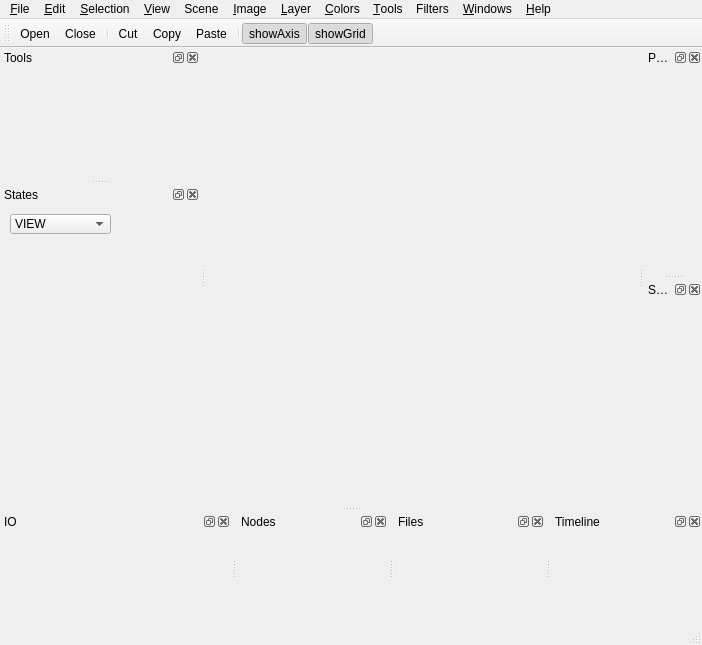
<?xml version="1.0" encoding="UTF-8"?>
<ui version="4.0">
 <class>SkeletonViewClass</class>
 <widget class="QMainWindow" name="SkeletonViewerClass">
  <property name="geometry">
   <rect>
    <x>0</x>
    <y>0</y>
    <width>702</width>
    <height>645</height>
   </rect>
  </property>
  <property name="windowTitle">
   <string>TexturePainter</string>
  </property>
  <widget class="MeshViewer" name="centralWidget"/>
  <widget class="QMenuBar" name="menuBar">
   <property name="geometry">
    <rect>
     <x>0</x>
     <y>0</y>
     <width>702</width>
     <height>21</height>
    </rect>
   </property>
   <widget class="QMenu" name="menuFile">
    <property name="title">
     <string>&amp;File</string>
    </property>
    <addaction name="actionNew"/>
    <addaction name="action_Open"/>
    <addaction name="action_Close"/>
    <addaction name="separator"/>
    <addaction name="actionSave"/>
    <addaction name="actionSave_as_Copy"/>
    <addaction name="actionImport"/>
    <addaction name="actionExport"/>
   </widget>
   <widget class="QMenu" name="menuEdit">
    <property name="title">
     <string>&amp;Edit</string>
    </property>
    <addaction name="actionCut"/>
    <addaction name="actionCopy"/>
    <addaction name="actionPaste"/>
    <addaction name="actionDelete"/>
    <addaction name="actionUndo"/>
    <addaction name="actionRedo"/>
   </widget>
   <widget class="QMenu" name="menuSelection">
    <property name="title">
     <string>&amp;Selection</string>
    </property>
   </widget>
   <widget class="QMenu" name="menuView">
    <property name="title">
     <string>&amp;View</string>
    </property>
    <addaction name="actionShowAxis"/>
    <addaction name="actionShowGrid"/>
    <addaction name="separator"/>
    <addaction name="actionTop"/>
    <addaction name="actionFront"/>
    <addaction name="actionLeft"/>
    <addaction name="actionRight"/>
   </widget>
   <widget class="QMenu" name="menuImage">
    <property name="title">
     <string>&amp;Image</string>
    </property>
   </widget>
   <widget class="QMenu" name="menuLayer">
    <property name="title">
     <string>&amp;Layer</string>
    </property>
   </widget>
   <widget class="QMenu" name="menuColors">
    <property name="title">
     <string>&amp;Colors</string>
    </property>
   </widget>
   <widget class="QMenu" name="menuTools">
    <property name="title">
     <string>&amp;Tools</string>
    </property>
   </widget>
   <widget class="QMenu" name="menuFilters">
    <property name="title">
     <string>Filters</string>
    </property>
   </widget>
   <widget class="QMenu" name="menuWindows">
    <property name="title">
     <string>&amp;Windows</string>
    </property>
    <addaction name="actionTools"/>
    <addaction name="actionParameters"/>
    <addaction name="actionStates"/>
    <addaction name="actionIOs"/>
    <addaction name="actionFiles"/>
    <addaction name="actionSceneTree"/>
    <addaction name="actionNodes"/>
    <addaction name="actionTimeLine"/>
   </widget>
   <widget class="QMenu" name="menuHelp">
    <property name="title">
     <string>&amp;Help</string>
    </property>
   </widget>
   <widget class="QMenu" name="menuScene">
    <property name="title">
     <string>Scene</string>
    </property>
    <widget class="QMenu" name="menuAddPrimitive">
     <property name="title">
      <string>addPrimitive</string>
     </property>
     <addaction name="actionTriangle"/>
     <addaction name="actionPlane"/>
    </widget>
    <addaction name="menuAddPrimitive"/>
    <addaction name="actionAddMesh"/>
   </widget>
   <addaction name="menuFile"/>
   <addaction name="menuEdit"/>
   <addaction name="menuSelection"/>
   <addaction name="menuView"/>
   <addaction name="menuScene"/>
   <addaction name="menuImage"/>
   <addaction name="menuLayer"/>
   <addaction name="menuColors"/>
   <addaction name="menuTools"/>
   <addaction name="menuFilters"/>
   <addaction name="menuWindows"/>
   <addaction name="menuHelp"/>
  </widget>
  <widget class="QToolBar" name="mainToolBar">
   <attribute name="toolBarArea">
    <enum>TopToolBarArea</enum>
   </attribute>
   <attribute name="toolBarBreak">
    <bool>false</bool>
   </attribute>
   <addaction name="action_Open"/>
   <addaction name="action_Close"/>
   <addaction name="separator"/>
   <addaction name="actionCut"/>
   <addaction name="actionCopy"/>
   <addaction name="actionPaste"/>
   <addaction name="separator"/>
   <addaction name="actionShowAxis"/>
   <addaction name="actionShowGrid"/>
  </widget>
  <widget class="QStatusBar" name="statusBar"/>
  <widget class="QDockWidget" name="toolsDockWidget">
   <property name="minimumSize">
    <size>
     <width>80</width>
     <height>40</height>
    </size>
   </property>
   <property name="windowTitle">
    <string>Tools</string>
   </property>
   <attribute name="dockWidgetArea">
    <number>1</number>
   </attribute>
   <widget class="QWidget" name="dockWidgetContents_4">
    <layout class="QHBoxLayout" name="horizontalLayout_3">
     <item>
      <widget class="QTToolsWidget" name="toolsWidget" native="true"/>
     </item>
    </layout>
   </widget>
  </widget>
  <widget class="QDockWidget" name="stateDockWidget">
   <property name="minimumSize">
    <size>
     <width>200</width>
     <height>100</height>
    </size>
   </property>
   <property name="windowTitle">
    <string>States</string>
   </property>
   <attribute name="dockWidgetArea">
    <number>1</number>
   </attribute>
   <widget class="QWidget" name="dockWidgetContents">
    <widget class="QComboBox" name="comboBox">
     <property name="geometry">
      <rect>
       <x>10</x>
       <y>10</y>
       <width>101</width>
       <height>20</height>
      </rect>
     </property>
     <item>
      <property name="text">
       <string>VIEW</string>
      </property>
     </item>
     <item>
      <property name="text">
       <string>TEXTURE</string>
      </property>
     </item>
     <item>
      <property name="text">
       <string>GEOMETRY</string>
      </property>
     </item>
    </widget>
   </widget>
  </widget>
  <widget class="QDockWidget" name="ioDockWidget">
   <property name="minimumSize">
    <size>
     <width>89</width>
     <height>111</height>
    </size>
   </property>
   <property name="windowTitle">
    <string>IO</string>
   </property>
   <attribute name="dockWidgetArea">
    <number>8</number>
   </attribute>
   <widget class="QWidget" name="dockWidgetContents_2">
    <layout class="QGridLayout" name="gridLayout_2">
     <item row="0" column="0">
      <widget class="QTIOWidget" name="ioview" native="true"/>
     </item>
    </layout>
   </widget>
  </widget>
  <widget class="QDockWidget" name="nodesDockWidget">
   <property name="windowTitle">
    <string>Nodes</string>
   </property>
   <attribute name="dockWidgetArea">
    <number>8</number>
   </attribute>
   <widget class="QWidget" name="dockWidgetContents_7">
    <layout class="QGridLayout" name="gridLayout_4">
     <item row="0" column="0">
      <widget class="QWidget" name="widget_2" native="true"/>
     </item>
    </layout>
   </widget>
  </widget>
  <widget class="QDockWidget" name="parametersDockWidget">
   <property name="windowTitle">
    <string>Parameters</string>
   </property>
   <attribute name="dockWidgetArea">
    <number>2</number>
   </attribute>
   <widget class="QWidget" name="dockWidgetContents_3">
    <layout class="QGridLayout" name="gridLayout">
     <item row="0" column="0">
      <widget class="QTEntityParametersWidget" name="parametersView" native="true"/>
     </item>
    </layout>
   </widget>
  </widget>
  <widget class="QDockWidget" name="sceneTreeDockWidget">
   <property name="windowTitle">
    <string>SceneTree</string>
   </property>
   <attribute name="dockWidgetArea">
    <number>2</number>
   </attribute>
   <widget class="QWidget" name="dockWidgetContents_6">
    <layout class="QHBoxLayout" name="horizontalLayout_5">
     <item>
      <widget class="QTSceneTreeWidget" name="sceneTreeView" native="true"/>
     </item>
    </layout>
   </widget>
  </widget>
  <widget class="QDockWidget" name="fileSystemDockWidget">
   <property name="features">
    <set>QDockWidget::AllDockWidgetFeatures</set>
   </property>
   <property name="windowTitle">
    <string>Files</string>
   </property>
   <attribute name="dockWidgetArea">
    <number>8</number>
   </attribute>
   <widget class="QWidget" name="dockWidgetContents_5">
    <layout class="QGridLayout" name="gridLayout_3">
     <item row="0" column="0">
      <widget class="QTFileWidget" name="fileView" native="true"/>
     </item>
    </layout>
   </widget>
  </widget>
  <widget class="QDockWidget" name="timelineDockWidget">
   <property name="windowTitle">
    <string>Timeline</string>
   </property>
   <attribute name="dockWidgetArea">
    <number>8</number>
   </attribute>
   <widget class="QWidget" name="dockWidgetContents_8">
    <layout class="QGridLayout" name="gridLayout_5">
     <item row="0" column="0">
      <widget class="QTTimeLineWidget" name="timelineView" native="true"/>
     </item>
    </layout>
   </widget>
  </widget>
  <action name="action_Open">
   <property name="icon">
    <iconset resource="SkeletonViewer.qrc">
     <normaloff>:/Resources/open127.png</normaloff>:/Resources/open127.png</iconset>
   </property>
   <property name="text">
    <string>&amp;Open</string>
   </property>
  </action>
  <action name="action_Close">
   <property name="icon">
    <iconset resource="SkeletonViewer.qrc">
     <normaloff>:/Resources/door13.png</normaloff>:/Resources/door13.png</iconset>
   </property>
   <property name="text">
    <string>&amp;Close</string>
   </property>
  </action>
  <action name="actionImport">
   <property name="text">
    <string>Import</string>
   </property>
  </action>
  <action name="actionExport">
   <property name="text">
    <string>Export</string>
   </property>
  </action>
  <action name="actionCopy">
   <property name="icon">
    <iconset resource="SkeletonViewer.qrc">
     <normaloff>:/Resources/copy12.png</normaloff>:/Resources/copy12.png</iconset>
   </property>
   <property name="text">
    <string>Copy</string>
   </property>
  </action>
  <action name="actionPaste">
   <property name="icon">
    <iconset resource="SkeletonViewer.qrc">
     <normaloff>:/Resources/clipboard46.png</normaloff>:/Resources/clipboard46.png</iconset>
   </property>
   <property name="text">
    <string>Paste</string>
   </property>
  </action>
  <action name="actionDelete">
   <property name="icon">
    <iconset resource="SkeletonViewer.qrc">
     <normaloff>:/Resources/garbage4.png</normaloff>:/Resources/garbage4.png</iconset>
   </property>
   <property name="text">
    <string>Delete</string>
   </property>
  </action>
  <action name="actionUndo">
   <property name="icon">
    <iconset resource="SkeletonViewer.qrc">
     <normaloff>:/Resources/undo.png</normaloff>:/Resources/undo.png</iconset>
   </property>
   <property name="text">
    <string>Undo</string>
   </property>
  </action>
  <action name="actionRedo">
   <property name="icon">
    <iconset resource="SkeletonViewer.qrc">
     <normaloff>:/Resources/redo.png</normaloff>:/Resources/redo.png</iconset>
   </property>
   <property name="text">
    <string>Redo</string>
   </property>
  </action>
  <action name="actionNew">
   <property name="icon">
    <iconset resource="SkeletonViewer.qrc">
     <normaloff>:/Resources/document79.png</normaloff>:/Resources/document79.png</iconset>
   </property>
   <property name="text">
    <string>&amp;New</string>
   </property>
  </action>
  <action name="actionCut">
   <property name="icon">
    <iconset resource="SkeletonViewer.qrc">
     <normaloff>:/Resources/cut.png</normaloff>:/Resources/cut.png</iconset>
   </property>
   <property name="text">
    <string>Cut</string>
   </property>
  </action>
  <action name="actionShowAxis">
   <property name="checkable">
    <bool>true</bool>
   </property>
   <property name="checked">
    <bool>true</bool>
   </property>
   <property name="icon">
    <iconset resource="SkeletonViewer.qrc">
     <normaloff>:/Resources/axis.png</normaloff>:/Resources/axis.png</iconset>
   </property>
   <property name="text">
    <string>showAxis</string>
   </property>
  </action>
  <action name="actionShowGrid">
   <property name="checkable">
    <bool>true</bool>
   </property>
   <property name="checked">
    <bool>true</bool>
   </property>
   <property name="icon">
    <iconset resource="SkeletonViewer.qrc">
     <normaloff>:/Resources/grid.png</normaloff>:/Resources/grid.png</iconset>
   </property>
   <property name="text">
    <string>showGrid</string>
   </property>
  </action>
  <action name="actionSave">
   <property name="icon">
    <iconset resource="SkeletonViewer.qrc">
     <normaloff>:/Resources/floppy13.png</normaloff>:/Resources/floppy13.png</iconset>
   </property>
   <property name="text">
    <string>Save</string>
   </property>
  </action>
  <action name="actionSave_as_Copy">
   <property name="icon">
    <iconset resource="SkeletonViewer.qrc">
     <normaloff>:/Resources/floppy15.png</normaloff>:/Resources/floppy15.png</iconset>
   </property>
   <property name="text">
    <string>Save as Copy</string>
   </property>
  </action>
  <action name="actionTools">
   <property name="checkable">
    <bool>true</bool>
   </property>
   <property name="checked">
    <bool>true</bool>
   </property>
   <property name="text">
    <string>Tools</string>
   </property>
  </action>
  <action name="actionParameters">
   <property name="checkable">
    <bool>true</bool>
   </property>
   <property name="checked">
    <bool>true</bool>
   </property>
   <property name="text">
    <string>Parameters</string>
   </property>
  </action>
  <action name="actionStates">
   <property name="checkable">
    <bool>true</bool>
   </property>
   <property name="checked">
    <bool>true</bool>
   </property>
   <property name="text">
    <string>States</string>
   </property>
  </action>
  <action name="actionIOs">
   <property name="checkable">
    <bool>true</bool>
   </property>
   <property name="checked">
    <bool>true</bool>
   </property>
   <property name="text">
    <string>IO</string>
   </property>
  </action>
  <action name="actionFiles">
   <property name="checkable">
    <bool>true</bool>
   </property>
   <property name="checked">
    <bool>true</bool>
   </property>
   <property name="text">
    <string>Files</string>
   </property>
  </action>
  <action name="actionSceneTree">
   <property name="checkable">
    <bool>true</bool>
   </property>
   <property name="checked">
    <bool>true</bool>
   </property>
   <property name="text">
    <string>SceneTree</string>
   </property>
  </action>
  <action name="actionNodes">
   <property name="checkable">
    <bool>true</bool>
   </property>
   <property name="checked">
    <bool>true</bool>
   </property>
   <property name="text">
    <string>Nodes</string>
   </property>
  </action>
  <action name="actionAddMesh">
   <property name="text">
    <string>addMesh</string>
   </property>
  </action>
  <action name="actionTriangle">
   <property name="text">
    <string>Triangle</string>
   </property>
  </action>
  <action name="actionPlane">
   <property name="text">
    <string>Plane</string>
   </property>
  </action>
  <action name="actionTop">
   <property name="text">
    <string>Top</string>
   </property>
  </action>
  <action name="actionFront">
   <property name="text">
    <string>Front</string>
   </property>
  </action>
  <action name="actionLeft">
   <property name="text">
    <string>Left</string>
   </property>
  </action>
  <action name="actionRight">
   <property name="text">
    <string>Right</string>
   </property>
  </action>
  <action name="actionTimeLine">
   <property name="checkable">
    <bool>true</bool>
   </property>
   <property name="checked">
    <bool>true</bool>
   </property>
   <property name="text">
    <string>TimeLine</string>
   </property>
  </action>
  <zorder>parametersDockWidget</zorder>
  <zorder>sceneTreeDockWidget</zorder>
  <zorder>timelineDockWidget</zorder>
 </widget>
 <layoutdefault spacing="6" margin="11"/>
 <customwidgets>
  <customwidget>
   <class>MeshViewer</class>
   <extends>QWidget</extends>
   <header>meshviewer.h</header>
   <container>1</container>
   <slots>
    <signal>colorPicked()</signal>
    <slot>showGrid()</slot>
    <slot>showAxis()</slot>
    <slot>setViewerMode(QString)</slot>
    <slot>setTool(QAbstractButton*)</slot>
    <slot>setTopView()</slot>
    <slot>setFrontView()</slot>
    <slot>setLeftView()</slot>
    <slot>setRightView()</slot>
   </slots>
  </customwidget>
  <customwidget>
   <class>QTFileWidget</class>
   <extends>QWidget</extends>
   <header>QTUI/QTFileWidget.h</header>
   <container>1</container>
  </customwidget>
  <customwidget>
   <class>QTIOWidget</class>
   <extends>QWidget</extends>
   <header>QTUI/QTIOWidget.h</header>
   <container>1</container>
  </customwidget>
  <customwidget>
   <class>QTSceneTreeWidget</class>
   <extends>QWidget</extends>
   <header>QTUI/QTSceneTreeWidget.h</header>
   <container>1</container>
   <slots>
    <signal>entitySelected(int)</signal>
   </slots>
  </customwidget>
  <customwidget>
   <class>QTToolsWidget</class>
   <extends>QWidget</extends>
   <header>QTUI/QTToolsWidget.h</header>
   <container>1</container>
   <slots>
    <signal>toolsButtonClicked(QAbstractButton*)</signal>
   </slots>
  </customwidget>
  <customwidget>
   <class>QTEntityParametersWidget</class>
   <extends>QWidget</extends>
   <header>QTUI/QTEntityParametersWidget.h</header>
   <container>1</container>
   <slots>
    <slot>setEntity(int)</slot>
   </slots>
  </customwidget>
  <customwidget>
   <class>QTTimeLineWidget</class>
   <extends>QWidget</extends>
   <header>QTUI/QTTimeLineWidget.h</header>
   <container>1</container>
  </customwidget>
 </customwidgets>
 <resources>
  <include location="SkeletonViewer.qrc"/>
 </resources>
 <connections>
  <connection>
   <sender>action_Close</sender>
   <signal>triggered()</signal>
   <receiver>TexturePainterClass</receiver>
   <slot>close()</slot>
   <hints>
    <hint type="sourcelabel">
     <x>-1</x>
     <y>-1</y>
    </hint>
    <hint type="destinationlabel">
     <x>299</x>
     <y>199</y>
    </hint>
   </hints>
  </connection>
  <connection>
   <sender>actionShowAxis</sender>
   <signal>triggered()</signal>
   <receiver>centralWidget</receiver>
   <slot>showAxis()</slot>
   <hints>
    <hint type="sourcelabel">
     <x>-1</x>
     <y>-1</y>
    </hint>
    <hint type="destinationlabel">
     <x>299</x>
     <y>217</y>
    </hint>
   </hints>
  </connection>
  <connection>
   <sender>actionShowGrid</sender>
   <signal>triggered()</signal>
   <receiver>centralWidget</receiver>
   <slot>showGrid()</slot>
   <hints>
    <hint type="sourcelabel">
     <x>-1</x>
     <y>-1</y>
    </hint>
    <hint type="destinationlabel">
     <x>299</x>
     <y>217</y>
    </hint>
   </hints>
  </connection>
  <connection>
   <sender>centralWidget</sender>
   <signal>colorPicked()</signal>
   <receiver>TexturePainterClass</receiver>
   <slot>pipetteColorPicked()</slot>
   <hints>
    <hint type="sourcelabel">
     <x>521</x>
     <y>266</y>
    </hint>
    <hint type="destinationlabel">
     <x>521</x>
     <y>324</y>
    </hint>
   </hints>
  </connection>
  <connection>
   <sender>actionAddMesh</sender>
   <signal>triggered()</signal>
   <receiver>TexturePainterClass</receiver>
   <slot>addMesh()</slot>
   <hints>
    <hint type="sourcelabel">
     <x>-1</x>
     <y>-1</y>
    </hint>
    <hint type="destinationlabel">
     <x>521</x>
     <y>324</y>
    </hint>
   </hints>
  </connection>
  <connection>
   <sender>actionTop</sender>
   <signal>triggered()</signal>
   <receiver>centralWidget</receiver>
   <slot>setTopView()</slot>
   <hints>
    <hint type="sourcelabel">
     <x>-1</x>
     <y>-1</y>
    </hint>
    <hint type="destinationlabel">
     <x>508</x>
     <y>265</y>
    </hint>
   </hints>
  </connection>
  <connection>
   <sender>actionFront</sender>
   <signal>triggered()</signal>
   <receiver>centralWidget</receiver>
   <slot>setFrontView()</slot>
   <hints>
    <hint type="sourcelabel">
     <x>-1</x>
     <y>-1</y>
    </hint>
    <hint type="destinationlabel">
     <x>508</x>
     <y>265</y>
    </hint>
   </hints>
  </connection>
  <connection>
   <sender>actionLeft</sender>
   <signal>triggered()</signal>
   <receiver>centralWidget</receiver>
   <slot>setLeftView()</slot>
   <hints>
    <hint type="sourcelabel">
     <x>-1</x>
     <y>-1</y>
    </hint>
    <hint type="destinationlabel">
     <x>508</x>
     <y>265</y>
    </hint>
   </hints>
  </connection>
  <connection>
   <sender>actionRight</sender>
   <signal>triggered()</signal>
   <receiver>centralWidget</receiver>
   <slot>setRightView()</slot>
   <hints>
    <hint type="sourcelabel">
     <x>-1</x>
     <y>-1</y>
    </hint>
    <hint type="destinationlabel">
     <x>508</x>
     <y>265</y>
    </hint>
   </hints>
  </connection>
  <connection>
   <sender>actionTools</sender>
   <signal>triggered(bool)</signal>
   <receiver>toolsDockWidget</receiver>
   <slot>setVisible(bool)</slot>
   <hints>
    <hint type="sourcelabel">
     <x>-1</x>
     <y>-1</y>
    </hint>
    <hint type="destinationlabel">
     <x>75</x>
     <y>220</y>
    </hint>
   </hints>
  </connection>
  <connection>
   <sender>comboBox</sender>
   <signal>currentIndexChanged(QString)</signal>
   <receiver>centralWidget</receiver>
   <slot>setViewerMode(QString)</slot>
   <hints>
    <hint type="sourcelabel">
     <x>60</x>
     <y>271</y>
    </hint>
    <hint type="destinationlabel">
     <x>299</x>
     <y>142</y>
    </hint>
   </hints>
  </connection>
  <connection>
   <sender>actionStates</sender>
   <signal>triggered(bool)</signal>
   <receiver>stateDockWidget</receiver>
   <slot>setVisible(bool)</slot>
   <hints>
    <hint type="sourcelabel">
     <x>-1</x>
     <y>-1</y>
    </hint>
    <hint type="destinationlabel">
     <x>224</x>
     <y>573</y>
    </hint>
   </hints>
  </connection>
  <connection>
   <sender>actionIOs</sender>
   <signal>triggered(bool)</signal>
   <receiver>ioDockWidget</receiver>
   <slot>setVisible(bool)</slot>
   <hints>
    <hint type="sourcelabel">
     <x>-1</x>
     <y>-1</y>
    </hint>
    <hint type="destinationlabel">
     <x>746</x>
     <y>573</y>
    </hint>
   </hints>
  </connection>
  <connection>
   <sender>actionNodes</sender>
   <signal>triggered(bool)</signal>
   <receiver>nodesDockWidget</receiver>
   <slot>setVisible(bool)</slot>
   <hints>
    <hint type="sourcelabel">
     <x>-1</x>
     <y>-1</y>
    </hint>
    <hint type="destinationlabel">
     <x>900</x>
     <y>573</y>
    </hint>
   </hints>
  </connection>
  <connection>
   <sender>actionSceneTree</sender>
   <signal>triggered(bool)</signal>
   <receiver>sceneTreeDockWidget</receiver>
   <slot>setVisible(bool)</slot>
   <hints>
    <hint type="sourcelabel">
     <x>-1</x>
     <y>-1</y>
    </hint>
    <hint type="destinationlabel">
     <x>928</x>
     <y>421</y>
    </hint>
   </hints>
  </connection>
  <connection>
   <sender>actionFiles</sender>
   <signal>triggered(bool)</signal>
   <receiver>fileSystemDockWidget</receiver>
   <slot>setVisible(bool)</slot>
   <hints>
    <hint type="sourcelabel">
     <x>-1</x>
     <y>-1</y>
    </hint>
    <hint type="destinationlabel">
     <x>75</x>
     <y>451</y>
    </hint>
   </hints>
  </connection>
  <connection>
   <sender>actionParameters</sender>
   <signal>triggered(bool)</signal>
   <receiver>parametersDockWidget</receiver>
   <slot>setVisible(bool)</slot>
   <hints>
    <hint type="sourcelabel">
     <x>-1</x>
     <y>-1</y>
    </hint>
    <hint type="destinationlabel">
     <x>928</x>
     <y>285</y>
    </hint>
   </hints>
  </connection>
  <connection>
   <sender>toolsWidget</sender>
   <signal>toolsButtonClicked(QAbstractButton*)</signal>
   <receiver>centralWidget</receiver>
   <slot>setTool(QAbstractButton*)</slot>
   <hints>
    <hint type="sourcelabel">
     <x>99</x>
     <y>167</y>
    </hint>
    <hint type="destinationlabel">
     <x>300</x>
     <y>282</y>
    </hint>
   </hints>
  </connection>
  <connection>
   <sender>sceneTreeView</sender>
   <signal>entitySelected(int)</signal>
   <receiver>parametersView</receiver>
   <slot>setEntity(int)</slot>
   <hints>
    <hint type="sourcelabel">
     <x>628</x>
     <y>102</y>
    </hint>
    <hint type="destinationlabel">
     <x>628</x>
     <y>331</y>
    </hint>
   </hints>
  </connection>
  <connection>
   <sender>actionTimeLine</sender>
   <signal>triggered(bool)</signal>
   <receiver>timelineDockWidget</receiver>
   <slot>setVisible(bool)</slot>
   <hints>
    <hint type="sourcelabel">
     <x>-1</x>
     <y>-1</y>
    </hint>
    <hint type="destinationlabel">
     <x>617</x>
     <y>569</y>
    </hint>
   </hints>
  </connection>
 </connections>
 <slots>
  <slot>selectColor()</slot>
  <slot>pipetteColorPicked()</slot>
  <slot>addMesh()</slot>
 </slots>
</ui>
